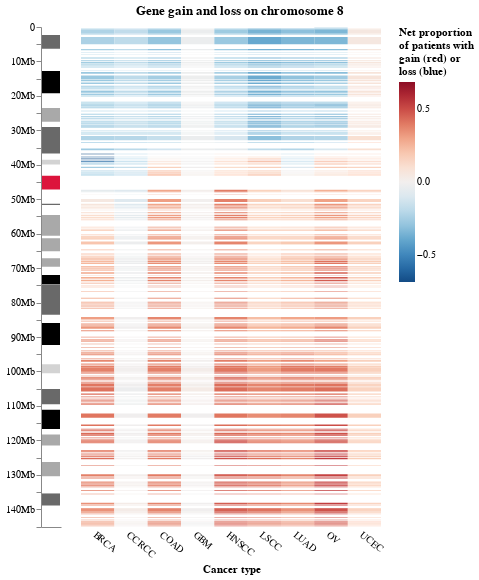

Write notebook code for a chart like this one.
### Code cell
def make_cnv_gradient_plot(counts):
    
    # Make the gradients
    grads = alt.Chart(counts).mark_rect().encode(
        x=alt.X(
            "cancer",
            title="Cancer type",
            axis=alt.Axis(
                labelAngle=40,
                ticks=False,
                grid=False,
                domain=False,
            ),
        ),
        y=alt.Y(
            "start_bp",
            title=None,
            axis=alt.Axis(
                labels=False,
                ticks=False,
                grid=False,
                domain=False,
                values=list(range(0, counts["end_bp"].astype(int).max(), 5000000)),
            )
        ),
        y2="end_bp",
        color=alt.Color(
            "net_patient_prop",
            title=[
                "Net proportion",
                "of patients with",
                "gain (red) or",
                "loss (blue)",
            ],
            scale=alt.Scale(
                scheme="redblue",
                domain=[-counts["net_patient_prop"].abs().max(), counts["net_patient_prop"].abs().max()],
                reverse=True,
            ),
        ),
    ).properties(
        width=300,
    )
    
    # Get the cytoband plot
    cytobands = cnvutils.make_cytoband_plot(
        CHROMOSOME,
        show_xlabel=False,
        height=500
    )
    
    # Concatenate the plots
    grads = alt.hconcat(
        cytobands,
        grads,
        bounds="flush",
        title=f"Gene gain and loss on chromosome {CHROMOSOME}"
    ).resolve_scale(
        color="independent",
        y="shared",
    ).configure_title(
        anchor="middle"
    ).configure_view(
        stroke=None,
    )
    
    return grads

gradient_chart_altair = make_cnv_gradient_plot(gain_loss_counts)
gradient_chart_altair

### Figure 1 — Vega-Lite specification as saved in the notebook (floating-point values rounded to 4 significant figures; data arrays with more than 128 entries replaced by an {"elided": "..."} marker saying what was removed)
{"config": {"view": {"continuousWidth": 400, "continuousHeight": 300, "stroke": null}, "title": {"anchor": "middle"}}, "hconcat": [{"data": {"name": "data-5d1b610ce482a493af2deb2dd07b1027"}, "mark": "bar", "encoding": {"color": {"field": "color", "legend": null, "scale": {"domain": ["acen", "gneg", "gpos25", "gpos50", "gpos75", "gpos100", "gvar"], "range": ["crimson", "white", "lightgray", "darkgray", "dimgray", "black", "plum"]}, "type": "nominal"}, "order": {"field": "bp_start", "sort": "ascending", "type": "quantitative"}, "x": {"axis": {"grid": false, "labelAngle": 0, "labels": false, "ticks": false}, "field": "#chromosome", "title": null, "type": "nominal"}, "y": {"axis": {"grid": false, "labelExpr": "datum.value == 0 ? 0 : datum.value % 10000000 ? null : slice(datum.label, -length(datum.label), -8) + 'Mb'", "values": [0, 5000000, 10000000, 15000000, 20000000, 25000000, 30000000, 35000000, 40000000, 45000000, 50000000, 55000000, 60000000, 65000000, 70000000, 75000000, 80000000, 85000000, 90000000, 95000000, 100000000, 105000000, 110000000, 115000000, 120000000, 125000000, 130000000, 135000000, 140000000, 145000000]}, "field": "bp_start", "scale": {"domain": [145138636, 0], "nice": false}, "stack": null, "title": null, "type": "quantitative"}}, "height": 500}, {"data": {"name": "data-52aa6495030d92dd1c5297006b60c4c0"}, "mark": "rect", "encoding": {"color": {"field": "net_patient_prop", "scale": {"domain": [-0.6885, 0.6885], "reverse": true, "scheme": "redblue"}, "title": ["Net proportion", "of patients with", "gain (red) or", "loss (blue)"], "type": "quantitative"}, "x": {"axis": {"domain": false, "grid": false, "labelAngle": 40, "ticks": false}, "field": "cancer", "title": "Cancer type", "type": "nominal"}, "y": {"axis": {"domain": false, "grid": false, "labels": false, "ticks": false, "values": [0, 5000000, 10000000, 15000000, 20000000, 25000000, 30000000, 35000000, 40000000, 45000000, 50000000, 55000000, 60000000, 65000000, 70000000, 75000000, 80000000, 85000000, 90000000, 95000000, 100000000, 105000000, 110000000, 115000000, 120000000, 125000000, 130000000, 135000000, 140000000, 145000000]}, "field": "start_bp", "title": null, "type": "quantitative"}, "y2": {"field": "end_bp"}}, "width": 300}], "bounds": "flush", "resolve": {"scale": {"color": "independent", "y": "shared"}}, "title": "Gene gain and loss on chromosome 8", "$schema": "https://vega.github.io/schema/vega-lite/v4.17.0.json", "datasets": {"data-5d1b610ce482a493af2deb2dd07b1027": [{"#chromosome": "8", "arm": "p", "band": 23.3, "iscn_start": 0, "iscn_stop": 115, "bp_start": 1, "bp_stop": 2300000, "stain": "gneg", "density": null, "color": "gneg"}, {"#chromosome": "8", "arm": "p", "band": 23.2, "iscn_start": 115, "iscn_stop": 331, "bp_start": 2300001, "bp_stop": 6300000, "stain": "gpos", "density": 75.0, "color": "gpos75"}, {"#chromosome": "8", "arm": "p", "band": 23.1, "iscn_start": 331, "iscn_stop": 690, "bp_start": 6300001, "bp_stop": 12800000, "stain": "gneg", "density": null, "color": "gneg"}, {"#chromosome": "8", "arm": "p", "band": 22.0, "iscn_start": 690, "iscn_stop": 992, "bp_start": 12800001, "bp_stop": 19200000, "stain": "gpos", "density": 100.0, "color": "gpos100"}, {"#chromosome": "8", "arm": "p", "band": 21.3, "iscn_start": 992, "iscn_stop": 1179, "bp_start": 19200001, "bp_stop": 23500000, "stain": "gneg", "density": null, "color": "gneg"}, {"#chromosome": "8", "arm": "p", "band": 21.2, "iscn_start": 1179, "iscn_stop": 1380, "bp_start": 23500001, "bp_stop": 27500000, "stain": "gpos", "density": 50.0, "color": "gpos50"}, {"#chromosome": "8", "arm": "p", "band": 21.1, "iscn_start": 1380, "iscn_stop": 1639, "bp_start": 27500001, "bp_stop": 29000000, "stain": "gneg", "density": null, "color": "gneg"}, {"#chromosome": "8", "arm": "p", "band": 12.0, "iscn_start": 1639, "iscn_stop": 1897, "bp_start": 29000001, "bp_stop": 36700000, "stain": "gpos", "density": 75.0, "color": "gpos75"}, {"#chromosome": "8", "arm": "p", "band": 11.23, "iscn_start": 1897, "iscn_stop": 2041, "bp_start": 36700001, "bp_stop": 38500000, "stain": "gneg", "density": null, "color": "gneg"}, {"#chromosome": "8", "arm": "p", "band": 11.22, "iscn_start": 2041, "iscn_stop": 2156, "bp_start": 38500001, "bp_stop": 39900000, "stain": "gpos", "density": 25.0, "color": "gpos25"}, {"#chromosome": "8", "arm": "p", "band": 11.21, "iscn_start": 2156, "iscn_stop": 2343, "bp_start": 39900001, "bp_stop": 43200000, "stain": "gneg", "density": null, "color": "gneg"}, {"#chromosome": "8", "arm": "p", "band": 11.1, "iscn_start": 2343, "iscn_stop": 2472, "bp_start": 43200001, "bp_stop": 45200000, "stain": "acen", "density": null, "color": "acen"}, {"#chromosome": "8", "arm": "q", "band": 11.1, "iscn_start": 2472, "iscn_stop": 2645, "bp_start": 45200001, "bp_stop": 47200000, "stain": "acen", "density": null, "color": "acen"}, {"#chromosome": "8", "arm": "q", "band": 11.21, "iscn_start": 2645, "iscn_stop": 2817, "bp_start": 47200001, "bp_stop": 51300000, "stain": "gneg", "density": null, "color": "gneg"}, {"#chromosome": "8", "arm": "q", "band": 11.22, "iscn_start": 2817, "iscn_stop": 3033, "bp_start": 51300001, "bp_stop": 51700000, "stain": "gpos", "density": 75.0, "color": "gpos75"}, {"#chromosome": "8", "arm": "q", "band": 11.23, "iscn_start": 3033, "iscn_stop": 3277, "bp_start": 51700001, "bp_stop": 54600000, "stain": "gneg", "density": null, "color": "gneg"}, {"#chromosome": "8", "arm": "q", "band": 12.1, "iscn_start": 3277, "iscn_stop": 3493, "bp_start": 54600001, "bp_stop": 60600000, "stain": "gpos", "density": 50.0, "color": "gpos50"}, {"#chromosome": "8", "arm": "q", "band": 12.2, "iscn_start": 3493, "iscn_stop": 3622, "bp_start": 60600001, "bp_stop": 61300000, "stain": "gneg", "density": null, "color": "gneg"}, {"#chromosome": "8", "arm": "q", "band": 12.3, "iscn_start": 3622, "iscn_stop": 3809, "bp_start": 61300001, "bp_stop": 65100000, "stain": "gpos", "density": 50.0, "color": "gpos50"}, {"#chromosome": "8", "arm": "q", "band": 13.1, "iscn_start": 3809, "iscn_stop": 3938, "bp_start": 65100001, "bp_stop": 67100000, "stain": "gneg", "density": null, "color": "gneg"}, {"#chromosome": "8", "arm": "q", "band": 13.2, "iscn_start": 3938, "iscn_stop": 4096, "bp_start": 67100001, "bp_stop": 69600000, "stain": "gpos", "density": 50.0, "color": "gpos50"}, {"#chromosome": "8", "arm": "q", "band": 13.3, "iscn_start": 4096, "iscn_stop": 4312, "bp_start": 69600001, "bp_stop": 72000000, "stain": "gneg", "density": null, "color": "gneg"}, {"#chromosome": "8", "arm": "q", "band": 21.11, "iscn_start": 4312, "iscn_stop": 4545, "bp_start": 72000001, "bp_stop": 74600000, "stain": "gpos", "density": 100.0, "color": "gpos100"}, {"#chromosome": "8", "arm": "q", "band": 21.12, "iscn_start": 4545, "iscn_stop": 4628, "bp_start": 74600001, "bp_stop": 74700000, "stain": "gneg", "density": null, "color": "gneg"}, {"#chromosome": "8", "arm": "q", "band": 21.13, "iscn_start": 4628, "iscn_stop": 4858, "bp_start": 74700001, "bp_stop": 83500000, "stain": "gpos", "density": 75.0, "color": "gpos75"}, {"#chromosome": "8", "arm": "q", "band": 21.2, "iscn_start": 4858, "iscn_stop": 4959, "bp_start": 83500001, "bp_stop": 85900000, "stain": "gneg", "density": null, "color": "gneg"}, {"#chromosome": "8", "arm": "q", "band": 21.3, "iscn_start": 4959, "iscn_stop": 5289, "bp_start": 85900001, "bp_stop": 92300000, "stain": "gpos", "density": 100.0, "color": "gpos100"}, {"#chromosome": "8", "arm": "q", "band": 22.1, "iscn_start": 5289, "iscn_stop": 5577, "bp_start": 92300001, "bp_stop": 97900000, "stain": "gneg", "density": null, "color": "gneg"}, {"#chromosome": "8", "arm": "q", "band": 22.2, "iscn_start": 5577, "iscn_stop": 5692, "bp_start": 97900001, "bp_stop": 100500000, "stain": "gpos", "density": 25.0, "color": "gpos25"}, {"#chromosome": "8", "arm": "q", "band": 22.3, "iscn_start": 5692, "iscn_stop": 5922, "bp_start": 100500001, "bp_stop": 105100000, "stain": "gneg", "density": null, "color": "gneg"}, {"#chromosome": "8", "arm": "q", "band": 23.1, "iscn_start": 5922, "iscn_stop": 6152, "bp_start": 105100001, "bp_stop": 109500000, "stain": "gpos", "density": 75.0, "color": "gpos75"}, {"#chromosome": "8", "arm": "q", "band": 23.2, "iscn_start": 6152, "iscn_stop": 6267, "bp_start": 109500001, "bp_stop": 111100000, "stain": "gneg", "density": null, "color": "gneg"}, {"#chromosome": "8", "arm": "q", "band": 23.3, "iscn_start": 6267, "iscn_stop": 6611, "bp_start": 111100001, "bp_stop": 116700000, "stain": "gpos", "density": 100.0, "color": "gpos100"}, {"#chromosome": "8", "arm": "q", "band": 24.11, "iscn_start": 6611, "iscn_stop": 6726, "bp_start": 116700001, "bp_stop": 118300000, "stain": "gneg", "density": null, "color": "gneg"}, {"#chromosome": "8", "arm": "q", "band": 24.12, "iscn_start": 6726, "iscn_stop": 6942, "bp_start": 118300001, "bp_stop": 121500000, "stain": "gpos", "density": 50.0, "color": "gpos50"}, {"#chromosome": "8", "arm": "q", "band": 24.13, "iscn_start": 6942, "iscn_stop": 7244, "bp_start": 121500001, "bp_stop": 126300000, "stain": "gneg", "density": null, "color": "gneg"}, {"#chromosome": "8", "arm": "q", "band": 24.21, "iscn_start": 7244, "iscn_stop": 7431, "bp_start": 126300001, "bp_stop": 130400000, "stain": "gpos", "density": 50.0, "color": "gpos50"}, {"#chromosome": "8", "arm": "q", "band": 24.22, "iscn_start": 7431, "iscn_stop": 7661, "bp_start": 130400001, "bp_stop": 135400000, "stain": "gneg", "density": null, "color": "gneg"}, {"#chromosome": "8", "arm": "q", "band": 24.23, "iscn_start": 7661, "iscn_stop": 7804, "bp_start": 135400001, "bp_stop": 138900000, "stain": "gpos", "density": 75.0, "color": "gpos75"}, {"#chromosome": "8", "arm": "q", "band": 24.3, "iscn_start": 7804, "iscn_stop": 8250, "bp_start": 138900001, "bp_stop": 145138636, "stain": "gneg", "density": null, "color": "gneg"}], "data-52aa6495030d92dd1c5297006b60c4c0": {"elided": "5645 records"}}}
